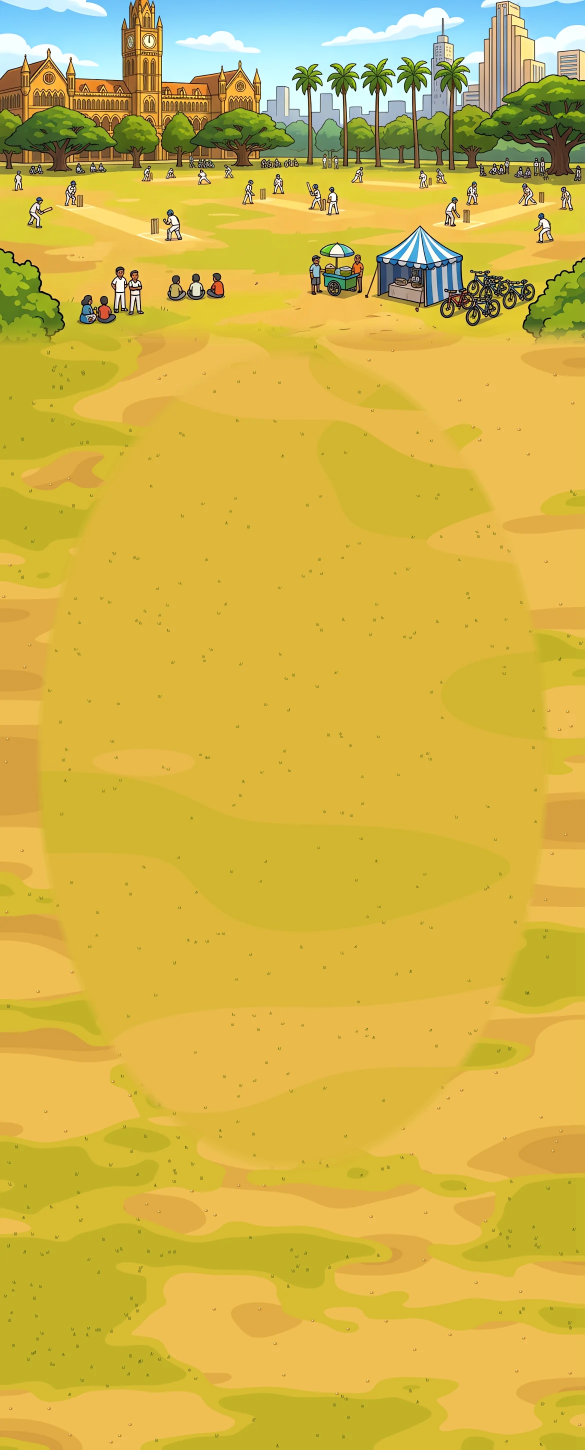
#> input picture assets/maidan/plate.webp, 1170 x 2900 px, given in place of plate.png, which was not available (shown at 1/2 size)
$ python tone_pitch.py
#> lines starting #> are read from the running program, lines starting #| are printed output that depends on the picture; after the words box and inside, x2 and y2 are one past the last pixel; in counts of white or black regions, pixels touching at a corner belong together
# 3.d: the painted pitch came out cool grey-blue and crisp; pull it to damp packed sand just a shade darker than the field, softer contrast,
# paler dust at both ends, so it sits into the beach. Writes assets/themes/beachnight/pitch_rect.webp and pitch.webp (from cut.py's originals in raw/).
import numpy as np, cv2, shutil, os
from PIL import Image
D='../../../assets/themes/beachnight/'
for n in ['pitch_rect','pitch']:
  if not os.path.exists('raw/%s_orig.webp'%n): shutil.copy(D+n+'.webp','raw/%s_orig.webp'%n)
plate=cv2.imread('plate.png'); H,W=plate.shape[:2]
#> further down, plate is the input picture: shape (2900, 1170, 3); mean B, G, R 71.6, 180.5, 209.9
#> after `H, W = plate.shape[:2]`: H = 2900; W = 1170
field=cv2.cvtColor(plate[int(.45*H):int(.8*H),int(.3*W):int(.7*W)],cv2.COLOR_BGR2LAB).reshape(-1,3).astype(float)
tm=np.median(field,0); tm[0]-=12   # damp = a little darker
#> after `tm = np.median(field, 0)`: tm = [194, 130, 193]
for n in ['pitch_rect','pitch']:
  im=np.array(Image.open('raw/%s_orig.webp'%n).convert('RGBA')); rgb=im[...,:3]; a=im[...,3]
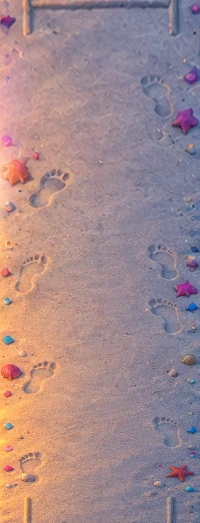
#> input picture art/grounds/beachnight/raw/pitch_rect_orig.webp, 200 x 523 px
#> further down, rgb is the input picture: shape (523, 200, 3); mean R, G, B 163.2, 137.7, 140.4
#> after `a = im[..., 3]`: a: shape (523, 200); every value is 255
  lab=cv2.cvtColor(rgb,cv2.COLOR_RGB2LAB).astype(float); m=a>128 if n=='pitch' else np.ones(a.shape,bool)
#> after `lab = cv2.cvtColor(rgb, cv2.COLOR_RGB2LAB).astype(float)`:
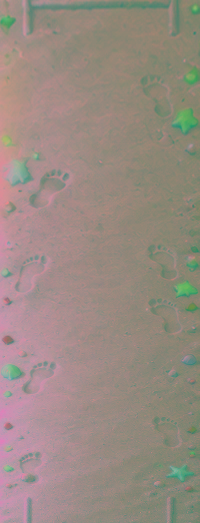
#> lab: shape (523, 200, 3) float64; mean R, G, B 152.7, 138.8, 130.1
#> after `m = a > 128 if n == 'pitch' else np.ones(a.shape, bool)`: m: shape (523, 200) bool; every value is 1
  mu=lab[m].mean(0); sd=lab[m].std(0)
#> after `mu = lab[m].mean(0)`: mu = [152.7, 138.8, 130.1]
#> after `sd = lab[m].std(0)`: sd = [22.19, 6.73, 15.81]
  out=(lab-mu)*np.array([.55,.6,.6])+tm
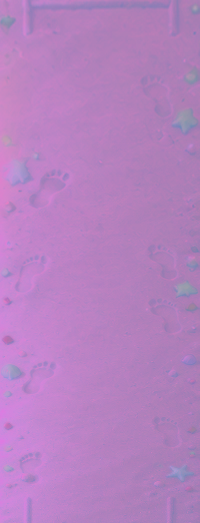
#> out: shape (523, 200, 3) float64; mean R, G, B 182, 130, 193
  h=out.shape[0]; yy=np.linspace(0,1,h)[:,None]; dust=np.clip(1-np.minimum(yy,1-yy)/.12,0,1)*8; out[...,0]+=dust
#> after `h = out.shape[0]`: h = 523
#> after `yy = np.linspace(0, 1, h)[:, None]`: yy = 523 values from 0 to 1
  rgb2=cv2.cvtColor(out.clip(0,255).astype(np.uint8),cv2.COLOR_LAB2RGB)
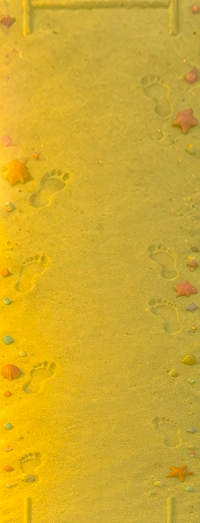
#> rgb2: shape (523, 200, 3); mean R, G, B 208.6, 171.5, 44.2
  if n=='pitch_rect':   # ragged soft side edges
    w=rgb2.shape[1]; xx=np.linspace(0,1,w)[None,:]; e=np.clip(np.minimum(xx,1-xx)/.06,0,1)[...,None]
#> after `w = rgb2.shape[1]`: w = 200
    rgb2=(rgb2*e+np.array(cv2.cvtColor(np.uint8([[tm]]),cv2.COLOR_LAB2RGB)[0,0])*(1-e)*1.0).astype(np.uint8)
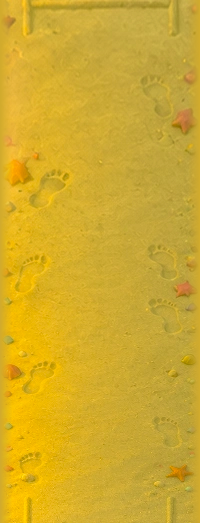
#> rgb2: shape (523, 200, 3); mean R, G, B 208.3, 171.3, 44.4
  Image.fromarray(np.dstack([rgb2,a])).save(D+n+'.webp',quality=92)
#> pass 2 of the loop `for n in ['pitch_rect','pitch']:`:
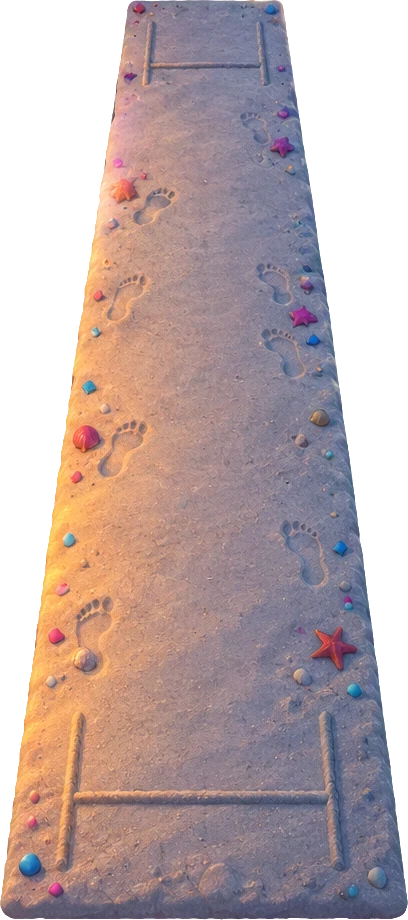
#> input picture art/grounds/beachnight/raw/pitch_orig.webp, 408 x 920 px
#> im is the input picture: shape (920, 408, 4); mean R, G, B, A 116.3, 98.7, 98.3, 178.4
#> rgb: shape (920, 408, 3)
#> a: shape (920, 408)
#> `lab = cv2.cvtColor(rgb, cv2.COLOR_RGB2LAB).astype(float)`:
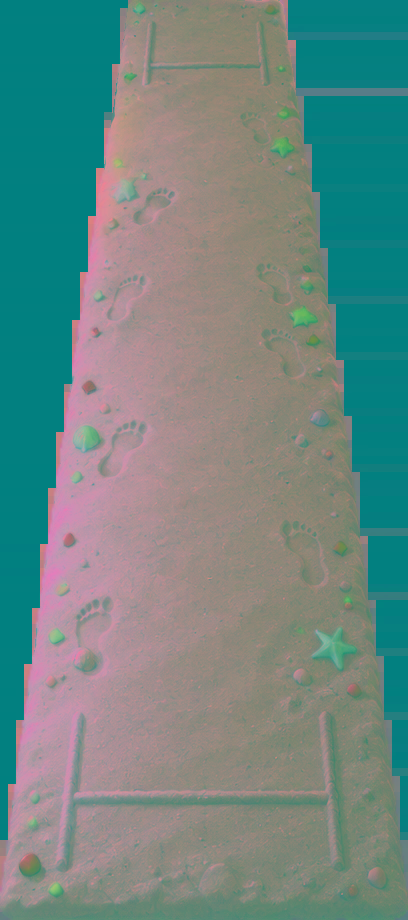
#> lab: shape (920, 408, 3) float64; mean R, G, B 108.8, 135.3, 130.6
#> m: shape (920, 408) bool; 70% white; 6 black regions (2 under 20 px), largest, box (x1, y1, x2, y2) and area: (0, 0, 173, 900) 56932, (277, 0, 408, 900) 55050, (0, 905, 408, 920) 590, (213, 0, 249, 1) 36
#> mu = [148.8, 138.6, 131.5]
#> sd = [26.72, 6.69, 17.87]
#> `Image.fromarray(np.dstack([rgb2,a])).save(D+n+'.webp',quality=92)`:
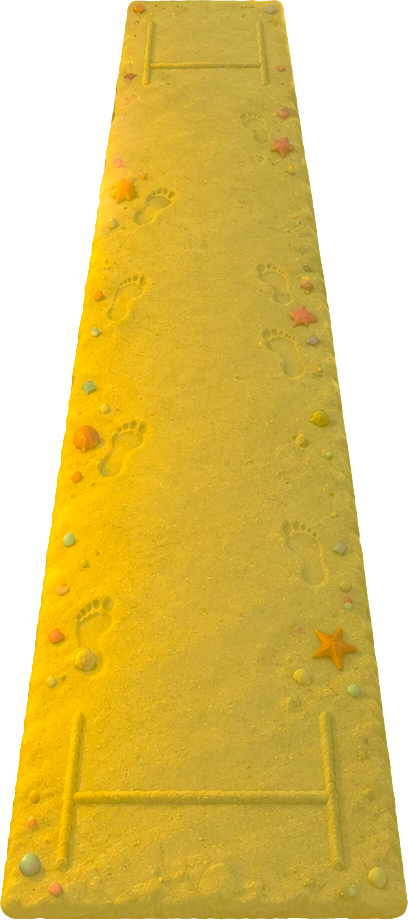
#> saved as pitch.webp: PIL image 408x920 RGBA; mean R, G, B, A 180.9, 150.7, 31.5, 178.4; transparent parts drawn white
print('target lab',tm)
#| target lab [182. 130. 193.]
